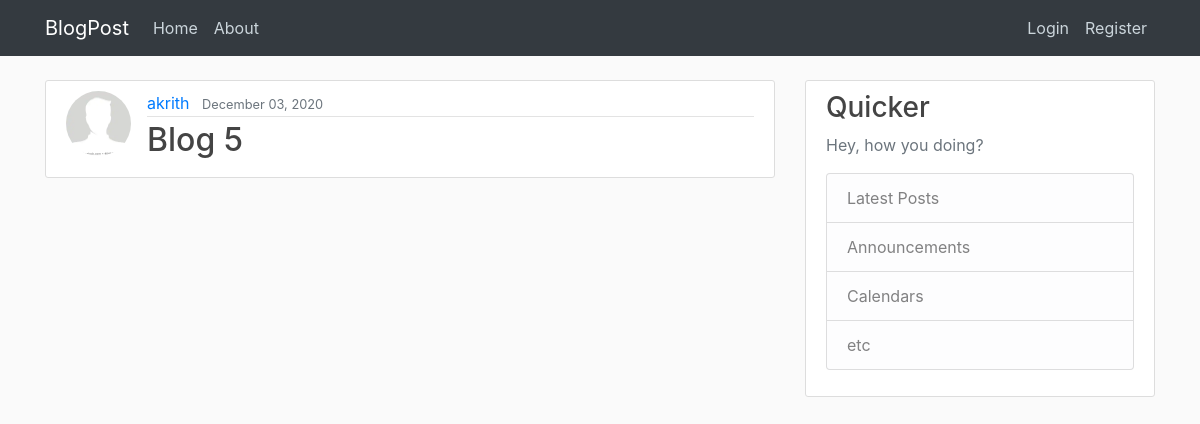
/, run on an earlier commit of the app's database.
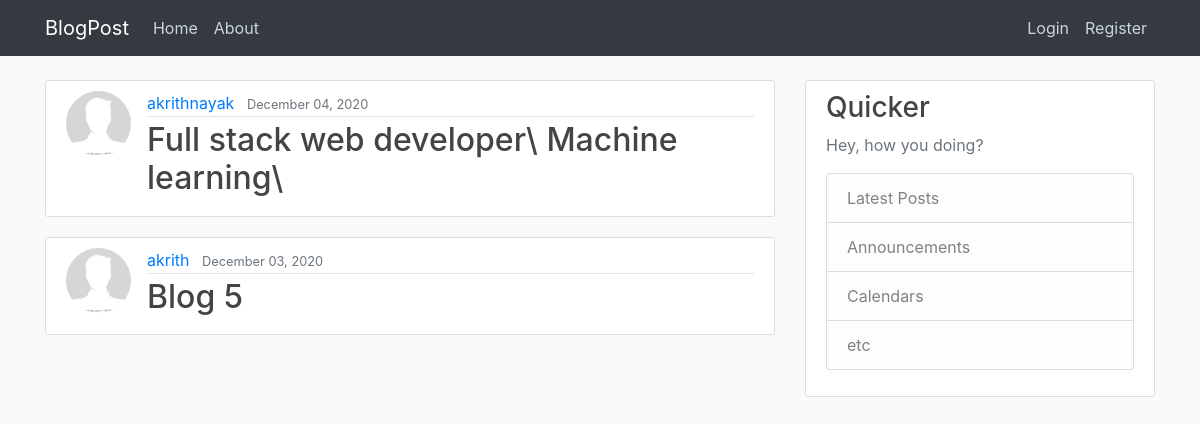
And on a later commit of the database.
### blog/models.py (models this page shows, shortened)
class Post(models.Model):
    title = models.CharField(max_length=100)
    content = models.TextField()
    date_posted = models.DateTimeField(default=timezone.now)
    author = models.ForeignKey(User, on_delete=models.CASCADE)

### users/models.py (models this page shows, shortened)
class Profile(models.Model):
    user = models.OneToOneField(User, on_delete=models.CASCADE)
    image = models.ImageField(default='default.jpg', upload_to='profile_pics')
    bio = models.TextField(blank=True)

### blog/views.py (the view)
# urls.py: path('', PostListView.as_view(), name="blog-home"),
class PostListView(ListView):
    model = Post
    template_name = 'blog/home.html'  # <app>/<model>_<viewtype>.html
    context_object_name = 'posts'
    ordering = ['-date_posted']
    paginate_by = 10

### blog/templates/blog/home.html (shortened to what this page needs)
{% extends "blog/base.html" %}
{% block content %}
{% for post in posts %}
<article class="media content-section">
    <img class="rounded-circle article-img" src="{{ post.author.profile.image.url }}" alt="">
    <div class="media-body">
        <div class="article-metadata">
            <a class="mr-2" href="{% url 'user-posts' post.author.username %}">{{ post.author }}</a>
            <small class="text-muted">{{ post.date_posted|date:"F d, Y" }}</small>
        </div>
        <h2><a class="article-title" href="{% url 'post-detail' post.id %}">{{ post.title }}</a></h2>
    </div>
</article>
{% endfor %}
{% endblock content %}

### blog/templates/blog/base.html (shortened to what this page needs)
{% load static %}
<!doctype html>
<html lang="en">
<head>
    <link rel="stylesheet" href="https://stackpath.bootstrapcdn.com/bootstrap/4.3.1/css/bootstrap.min.css"
>
    <link rel="stylesheet" type="text/css" href="{% static 'blog/main.css' %}">
</head>
<body>
    <header class="site-header">
        <nav class="navbar navbar-expand-md navbar-dark bg-dark fixed-top">
            <div class="container">
                <a class="navbar-brand" href="{% url 'blog-home' %}">BlogPost</a>
                <div class="collapse navbar-collapse" id="navbarNavAltMarkup">
                    <div class="navbar-nav mr-auto" id='navlinks'>
                        <a class="nav-item nav-link" id="home" href="{% url 'blog-home' %}">Home </a>
                        <a class="nav-item nav-link" id="about" href="{% url 'blog-about' %}">About</a>
                    </div>
                    <div class="navbar-nav">
                        {% if user.is_authenticated %}
                        <a class="nav-item nav-link" href="{% url 'post-create' %}">New Post</a>
                        <a class="nav-item nav-link" href="{% url 'profile' %}">Profile</a>
                        <a class="nav-item nav-link" href="{% url 'logout' %}">Logout</a>
                        {% else %}
                        <a class="nav-item nav-link" href="{% url 'login' %}">Login</a>
                        <a class="nav-item nav-link " href="{% url 'register' %}"> Register</a>
                        {% endif %}
                    </div>
                </div>
            </div>
        </nav>
    </header>
    <main role="main" class="container">
        <div class="row">
            <div class="col-12 col-md-8">
                {% block content %}{% endblock %}
            </div>
            <div class="d-none d-md-block col-md-4">
                <div class="content-section">
                    <h3>Quicker</h3>
                    <p class='text-muted'>Hey, how you doing?
                    <ul class="list-group">
                        <li class="list-group-item list-group-item-light">Latest Posts</li>
                        <li class="list-group-item list-group-item-light">Announcements</li>
                        <li class="list-group-item list-group-item-light">Calendars</li>
                        <li class="list-group-item list-group-item-light">etc</li>
                    </ul>
                    </p>
                </div>
            </div>
        </div>
    </main>
</body>
</html>

### blog/static/blog/main.css (style rules this page uses)
body { background: #fafafa; color: #333333; margin-top: 5rem; }
h1, h2, h3, h4, h5, h6 { color: #444444; }
ul { margin: 0; }
.site-header .navbar-nav .nav-link { color: #cbd5db; }
.content-section { background: #ffffff; padding: 10px 20px; border: 1px solid #dddddd; border-radius: 3px; margin-bottom: 20px; }
.article-title { color: #444444; }
.article-img { height: 65px; width: 65px; margin-right: 16px; }
.article-metadata { padding-bottom: 1px; margin-bottom: 4px; border-bottom: 1px solid #e3e3e3 }

What changed in the data, as far as the page shows it:
added Post: author.profile.image (placeholder picture), author "akrithnayak", date_posted "December 04, 2020", title "Full stack web developer\\ Machine learning\\"
